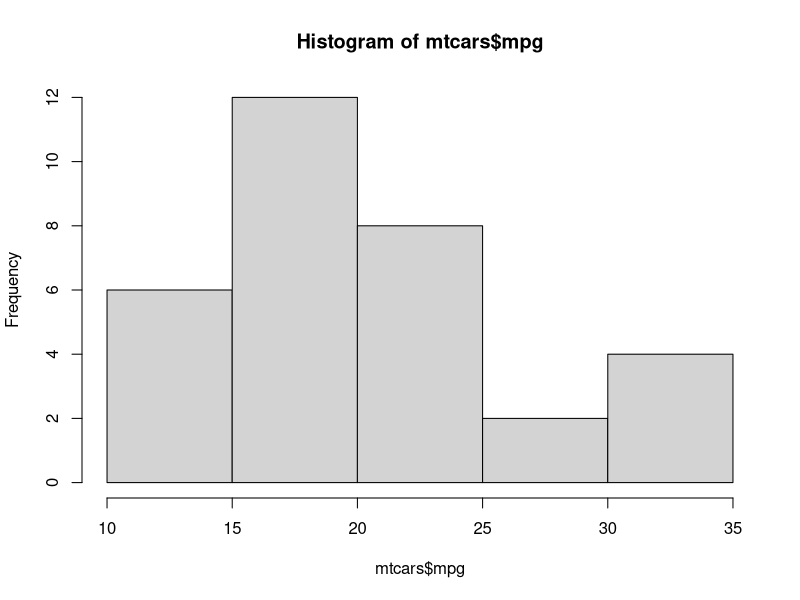
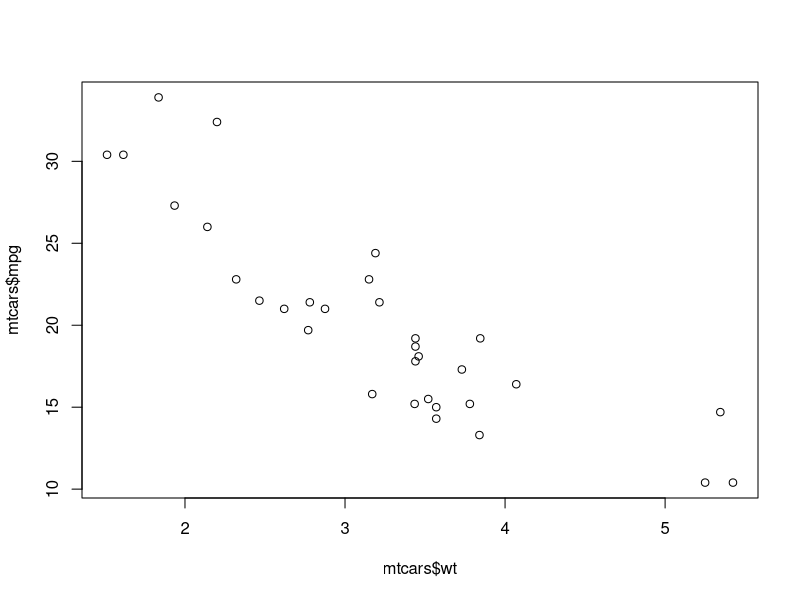

The R source for these figures, in order:
#This is a sample R Script for exercise in Git

#Load documentation from R's pre-loaded dataset
#Documentation appears in the help pane on RStudio
?mtcars

#Inspect the dataset in a view pane
View(mtcars)

#Calculate the average mpg of all cars in this dataset
mean(mtcars$mpg)

#Create a histogram for mpg variable in mtcars
hist(mtcars$mpg)

#new changes
plot(mtcars$mpg ~ mtcars$wt) 
